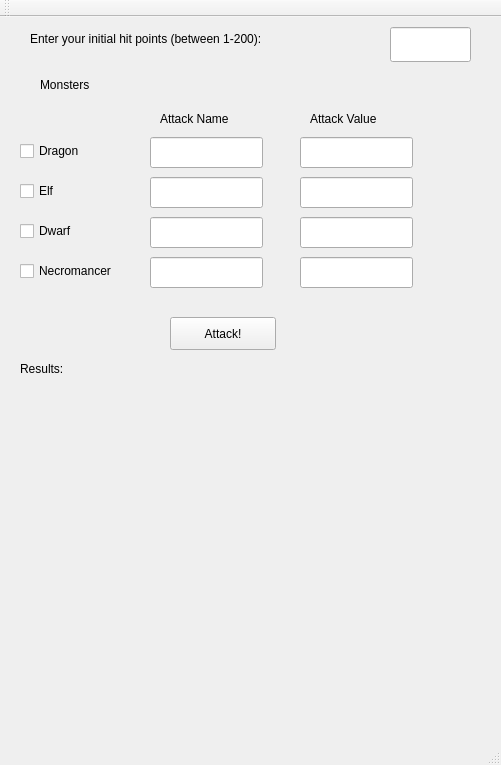
<?xml version="1.0" encoding="UTF-8"?>
<ui version="4.0">
 <class>MainWindow</class>
 <widget class="QMainWindow" name="MainWindow">
  <property name="geometry">
   <rect>
    <x>0</x>
    <y>0</y>
    <width>501</width>
    <height>765</height>
   </rect>
  </property>
  <property name="windowTitle">
   <string>MainWindow</string>
  </property>
  <widget class="QWidget" name="centralWidget">
   <widget class="QLabel" name="labelInitialHit">
    <property name="geometry">
     <rect>
      <x>30</x>
      <y>10</y>
      <width>331</width>
      <height>23</height>
     </rect>
    </property>
    <property name="text">
     <string>Enter your initial hit points (between 1-200):</string>
    </property>
   </widget>
   <widget class="QLineEdit" name="lineEditHitPoints">
    <property name="geometry">
     <rect>
      <x>390</x>
      <y>10</y>
      <width>81</width>
      <height>35</height>
     </rect>
    </property>
   </widget>
   <widget class="QLabel" name="labelMonsters">
    <property name="geometry">
     <rect>
      <x>40</x>
      <y>60</y>
      <width>71</width>
      <height>16</height>
     </rect>
    </property>
    <property name="text">
     <string>Monsters</string>
    </property>
   </widget>
   <widget class="QLabel" name="labelAttackName">
    <property name="geometry">
     <rect>
      <x>160</x>
      <y>90</y>
      <width>101</width>
      <height>23</height>
     </rect>
    </property>
    <property name="text">
     <string>Attack Name</string>
    </property>
   </widget>
   <widget class="QLabel" name="labelAttackValue">
    <property name="geometry">
     <rect>
      <x>310</x>
      <y>90</y>
      <width>101</width>
      <height>23</height>
     </rect>
    </property>
    <property name="text">
     <string>Attack Value</string>
    </property>
   </widget>
   <widget class="QCheckBox" name="checkBoxDragon">
    <property name="geometry">
     <rect>
      <x>20</x>
      <y>120</y>
      <width>103</width>
      <height>28</height>
     </rect>
    </property>
    <property name="text">
     <string>Dragon</string>
    </property>
   </widget>
   <widget class="QCheckBox" name="checkBoxElf">
    <property name="geometry">
     <rect>
      <x>20</x>
      <y>160</y>
      <width>103</width>
      <height>28</height>
     </rect>
    </property>
    <property name="text">
     <string>Elf</string>
    </property>
   </widget>
   <widget class="QCheckBox" name="checkBoxDwarf">
    <property name="geometry">
     <rect>
      <x>20</x>
      <y>200</y>
      <width>103</width>
      <height>28</height>
     </rect>
    </property>
    <property name="text">
     <string>Dwarf</string>
    </property>
   </widget>
   <widget class="QCheckBox" name="checkBoxNecromancer">
    <property name="geometry">
     <rect>
      <x>20</x>
      <y>240</y>
      <width>131</width>
      <height>28</height>
     </rect>
    </property>
    <property name="text">
     <string>Necromancer</string>
    </property>
   </widget>
   <widget class="QLineEdit" name="lineEditDragonAttack">
    <property name="geometry">
     <rect>
      <x>150</x>
      <y>120</y>
      <width>113</width>
      <height>31</height>
     </rect>
    </property>
   </widget>
   <widget class="QLineEdit" name="lineEditElfAttack">
    <property name="geometry">
     <rect>
      <x>150</x>
      <y>160</y>
      <width>113</width>
      <height>31</height>
     </rect>
    </property>
   </widget>
   <widget class="QLineEdit" name="lineEditDwarfAttack">
    <property name="geometry">
     <rect>
      <x>150</x>
      <y>200</y>
      <width>113</width>
      <height>31</height>
     </rect>
    </property>
   </widget>
   <widget class="QLineEdit" name="lineEditNecromancerAttack">
    <property name="geometry">
     <rect>
      <x>150</x>
      <y>240</y>
      <width>113</width>
      <height>31</height>
     </rect>
    </property>
   </widget>
   <widget class="QLineEdit" name="lineEditDragonValue">
    <property name="geometry">
     <rect>
      <x>300</x>
      <y>120</y>
      <width>113</width>
      <height>31</height>
     </rect>
    </property>
   </widget>
   <widget class="QLineEdit" name="lineEditElfValue">
    <property name="geometry">
     <rect>
      <x>300</x>
      <y>160</y>
      <width>113</width>
      <height>31</height>
     </rect>
    </property>
   </widget>
   <widget class="QLineEdit" name="lineEditDwarfValue">
    <property name="geometry">
     <rect>
      <x>300</x>
      <y>200</y>
      <width>113</width>
      <height>31</height>
     </rect>
    </property>
   </widget>
   <widget class="QLineEdit" name="lineEditNecormancerValue">
    <property name="geometry">
     <rect>
      <x>300</x>
      <y>240</y>
      <width>113</width>
      <height>31</height>
     </rect>
    </property>
   </widget>
   <widget class="QPushButton" name="pushButtonAttack">
    <property name="geometry">
     <rect>
      <x>170</x>
      <y>300</y>
      <width>106</width>
      <height>33</height>
     </rect>
    </property>
    <property name="text">
     <string>Attack!</string>
    </property>
   </widget>
   <widget class="QLabel" name="labelResults">
    <property name="geometry">
     <rect>
      <x>20</x>
      <y>340</y>
      <width>73</width>
      <height>23</height>
     </rect>
    </property>
    <property name="text">
     <string>Results:</string>
    </property>
   </widget>
   <widget class="QLabel" name="labelContent">
    <property name="geometry">
     <rect>
      <x>20</x>
      <y>382</y>
      <width>471</width>
      <height>331</height>
     </rect>
    </property>
    <property name="text">
     <string/>
    </property>
   </widget>
  </widget>
  <widget class="QMenuBar" name="menuBar">
   <property name="geometry">
    <rect>
     <x>0</x>
     <y>0</y>
     <width>501</width>
     <height>29</height>
    </rect>
   </property>
  </widget>
  <widget class="QToolBar" name="mainToolBar">
   <attribute name="toolBarArea">
    <enum>TopToolBarArea</enum>
   </attribute>
   <attribute name="toolBarBreak">
    <bool>false</bool>
   </attribute>
  </widget>
  <widget class="QStatusBar" name="statusBar"/>
 </widget>
 <layoutdefault spacing="6" margin="11"/>
 <resources/>
 <connections/>
</ui>
